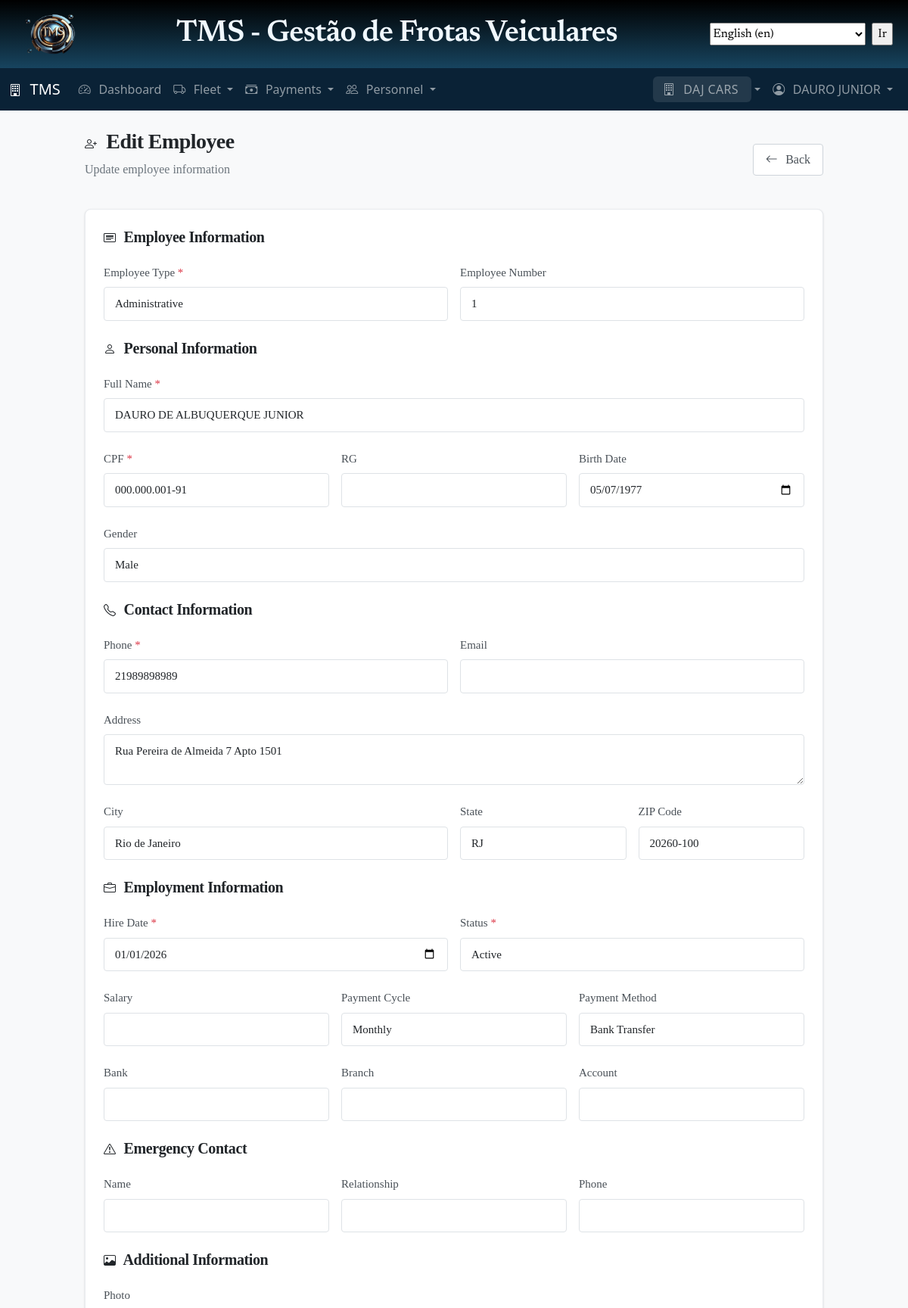
/personnel/employees/52d6a453-d47b-4cdf-8625-ae4e27cad888/edit/ (signed in, upper part), run on an earlier commit of the app's database.
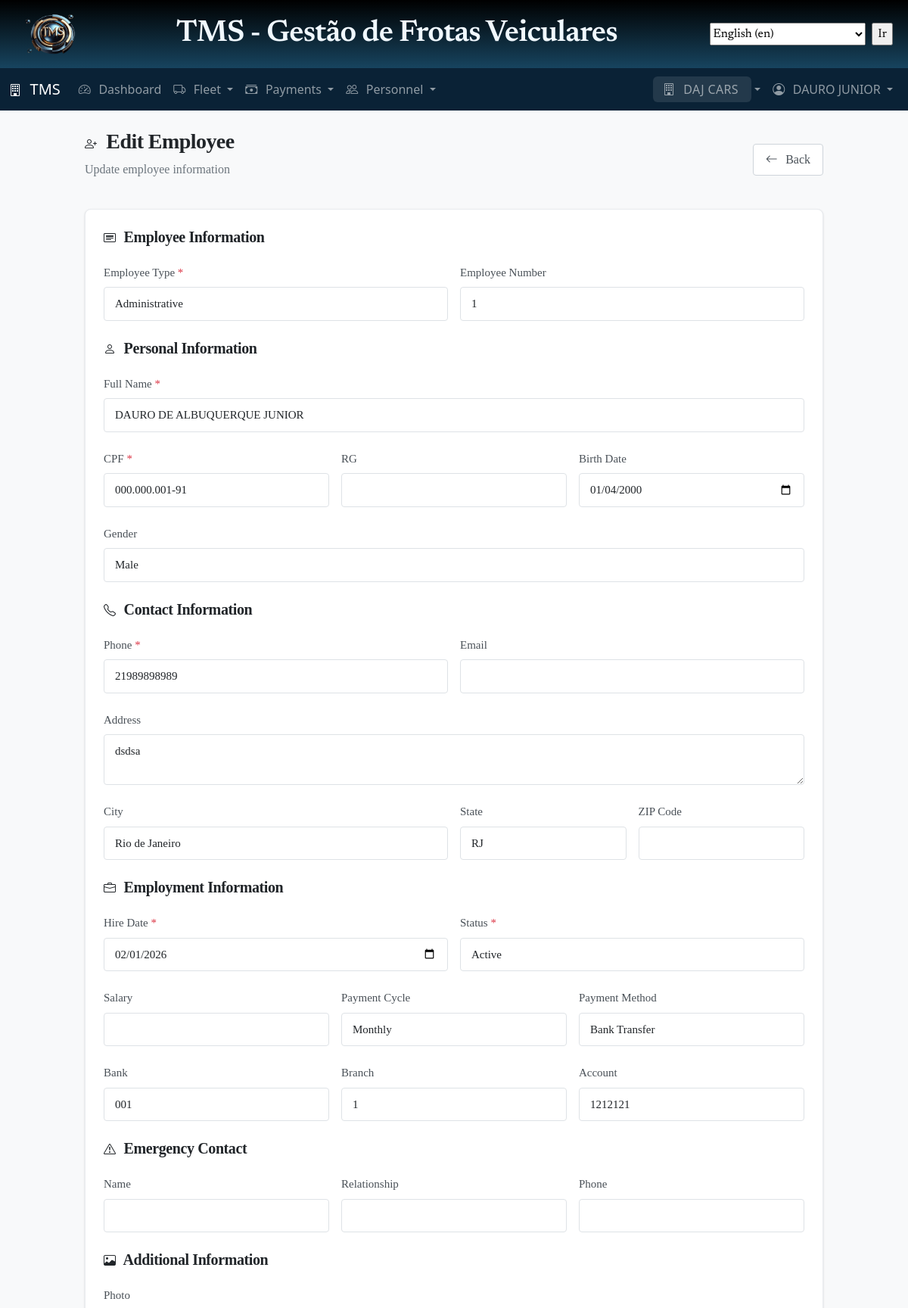
And on a later commit of the database.
### personnel/models.py (models this page shows, shortened)
class Employee(TenantAwareModel):
    EMPLOYEE_TYPE_CHOICES = [
        ("driver", _("Driver")),
        ("security", _("Security Guard")),
        ("mechanic", _("Mechanic")),
        ("admin", _("Administrative")),
        ("helper", _("Helper")),
        ("other", _("Other")),
    ]
    STATUS_CHOICES = [
        ("active", _("Active")),
        ("on_leave", _("On Leave")),
        ("vacation", _("Vacation")),
        ("suspended", _("Suspended")),
        ("terminated", _("Terminated")),
    ]
    employee_type = models.CharField(
        max_length=20, choices=EMPLOYEE_TYPE_CHOICES, help_text=_("Type of employee")
    )
    full_name = models.CharField(max_length=200)
    cpf = models.CharField(
        max_length=14,
        unique=True,
        validators=[
            RegexValidator(
                r"^\d{3}\.\d{3}\.\d{3}-\d{2}$", "Enter a valid CPF (000.000.000-00)"
            )
        ],
        help_text=_("CPF number"),
    )
    rg = models.CharField(max_length=20, blank=True, help_text=_("RG (Identity card)"))
    birth_date = models.DateField(verbose_name=_('Date of Birth'))
    gender = models.CharField(
        max_length=10,
        choices=[
            ("male", _("Male")),
            ("female", _("Female")),
            ("other", _("Other")),
        ],
        blank=True,
    )
    phone = models.CharField(max_length=20)
    email = models.EmailField(blank=True)
    address = models.TextField()
    city = models.CharField(max_length=100, blank=True)
    state = models.CharField(max_length=2, blank=True)
    zip_code = models.CharField(max_length=10, blank=True)
    employee_number = models.CharField(
        max_length=20, unique=True, help_text=_("Internal employee ID/number")
    )
    hire_date = models.DateField()
    termination_date = models.DateField(blank=True, null=True)
    status = models.CharField(max_length=20, choices=STATUS_CHOICES, default="active")
    salary = models.DecimalField(
        max_digits=10,
        decimal_places=2,
        blank=True,
        null=True,
        help_text=_("Monthly salary"),
    )
    payment_cycle = models.CharField(
        max_length=20,
        choices=[
            ("monthly", _("Monthly")),
            ("hourly", _("Hourly")),
            ("daily", _("Daily")),
            ("commission", _("Commission")),
        ],
        default="monthly",
        blank=True,
        null=True,
    )
    payment_method = models.CharField(
        max_length=20,
        choices=[
            ("bank_transfer", _("Bank Transfer")),
            ('cash', _('Cash')),
            ('check', _('Check')),
            ('other', _('Other'))
        ],
        default="bank_transfer",
        verbose_name=_("Payment Method"),
        blank=True,
        null=True,
    )
    bank_name = models.CharField(max_length=100, blank=True)
    bank_branch = models.CharField(max_length=10, blank=True)
    bank_account = models.CharField(max_length=20, blank=True)
    emergency_contact_name = models.CharField(max_length=200, blank=True)
    emergency_contact_relationship = models.CharField(max_length=50, blank=True)
    emergency_contact_phone = models.CharField(max_length=20, blank=True)
    photo = models.ImageField(
        upload_to="personnel/photos/",
        blank=True,
        null=True,
        help_text=_("Employee photo"),
    )
    notes = models.TextField(blank=True)
    class Meta:
        ordering = ["full_name"]
        verbose_name = _("Employee")
        verbose_name_plural = _("Employees")
        indexes = [
            models.Index(fields=["tenant", "status"]),
            models.Index(fields=["tenant", "employee_type"]),
            models.Index(fields=["cpf"]),
            models.Index(fields=["employee_number"]),
            models.Index(fields=["full_name"]),  # Adicionado para ordering
        ]

### personnel/views.py (the view, shortened to what this page needs)
class EmployeeUpdateView(TenantAdminRequiredMixin, TenantAwareUpdateView):
    model = Employee
    form_class = EmployeeForm
    template_name = "personnel/employee_form.html"
    success_url = reverse_lazy("personnel:employee_list")

### accounts/models.py (called while the page is built)
    def get_tenants(self):
        return Tenant.objects.filter(
            members__user=self,
            members__is_active=True,
            is_active=True
        ).distinct()

    def has_tenant_permission(self, tenant, permission=None):
        if self.is_superuser:
            return True
        try:
            membership = self.tenant_memberships.get(tenant=tenant, is_active=True)
            if permission:
                return permission in membership.get_permissions()
            return True
        except TenantUser.DoesNotExist:
            return False

### core/mixins.py (called while the page is built)
    def dispatch(self, request, *args, **kwargs):
        if not hasattr(request, "tenant") or not request.tenant:
            messages.warning(request, self.tenant_required_message)
            return redirect("tenants:select")
        return super().dispatch(request, *args, **kwargs)

    def get_queryset(self):
        queryset = super().get_queryset()
        if hasattr(self.request, "tenant") and self.request.tenant:
            if hasattr(queryset.model, "tenant"):
                queryset = queryset.filter(tenant=self.request.tenant)
        return queryset

### templates/personnel/employee_form.html (shortened to what the changed rows need)
{% extends 'base.html' %}
{% load static i18n l10n %}
{% block content %}
<div class="container mt-4">
  <div class="row justify-content-center">
    <div class="col-lg-10">
      <div class="d-flex justify-content-between align-items-center mb-4">
        <div>
          <h2>
            <i class="bi bi-person-plus"></i>
            {% if object %}
            {% translate "Edit Employee" %}
            {% else %}
            {% translate "Add New Employee" %}
            {% endif %}
          </h2>
        </div>
      </div>
      <div class="card shadow-sm">
        <div class="card-body p-4">
          <form method="post" enctype="multipart/form-data" novalidate>
            <div class="row g-3 mb-4">
              <div class="col-md-6">
                <label for="{{ form.employee_type.id_for_label }}" class="form-label">
                  {% translate "Employee Type" %} <span class="text-danger">*</span>
                </label>
                {{ form.employee_type }}
              </div>
              <div class="col-md-6">
                <label for="{{ form.employee_number.id_for_label }}" class="form-label">
                  {% translate "Employee Number" %}
                </label>
                {{ form.employee_number }}
              </div>
            </div>
            <div class="row g-3 mb-4">
              <div class="col-md-12">
                <label for="{{ form.full_name.id_for_label }}" class="form-label">
                  {% translate "Full Name" %} <span class="text-danger">*</span>
                </label>
                {{ form.full_name }}
              </div>
              <div class="col-md-4">
                <label for="{{ form.cpf.id_for_label }}" class="form-label">
                  {% translate "CPF" %} <span class="text-danger">*</span>
                </label>
                {{ form.cpf }}
              </div>
              <div class="col-md-4">
                <label for="{{ form.rg.id_for_label }}" class="form-label">
                  {% translate "RG" %}
                </label>
                {{ form.rg }}
              </div>
              <div class="col-md-4">
                <label for="{{ form.birth_date.id_for_label }}" class="form-label">
                  {% translate "Birth Date" %}
                </label>
                {{ form.birth_date }}
              </div>
              <div class="col-md-12">
                <label for="{{ form.gender.id_for_label }}" class="form-label">
                  {% translate "Gender" %}
                </label>
                {{ form.gender }}
              </div>
            </div>
            <div class="row g-3 mb-4">
              <div class="col-md-6">
                <label for="{{ form.phone.id_for_label }}" class="form-label">
                  {% translate "Phone" %} <span class="text-danger">*</span>
                </label>
                {{ form.phone }}
              </div>
              <div class="col-md-6">
                <label for="{{ form.email.id_for_label }}" class="form-label">
                  {% translate "Email" %}
                </label>
                {{ form.email }}
              </div>
              <div class="col-md-12">
                <label for="{{ form.address.id_for_label }}" class="form-label">
                  {% translate "Address" %}
                </label>
                {{ form.address }}
              </div>
              <div class="col-md-6">
                <label for="{{ form.city.id_for_label }}" class="form-label">
                  {% translate "City" %}
                </label>
                {{ form.city }}
              </div>
              <div class="col-md-3">
                <label for="{{ form.state.id_for_label }}" class="form-label">
                  {% translate "State" %}
                </label>
                {{ form.state }}
              </div>
              <div class="col-md-3">
                <label for="{{ form.zip_code.id_for_label }}" class="form-label">
                  {% translate "ZIP Code" %}
                </label>
                {{ form.zip_code }}
              </div>
            </div>
            <div class="row g-3 mb-4">
              <div class="col-md-6">
                <label for="{{ form.hire_date.id_for_label }}" class="form-label">
                  {% translate "Hire Date" %} <span class="text-danger">*</span>
                </label>
                {{ form.hire_date }}
              </div>
              <div class="col-md-6">
                <label for="{{ form.status.id_for_label }}" class="form-label">
                  {% translate "Status" %} <span class="text-danger">*</span>
                </label>
                {{ form.status }}
              </div>
              <div class="col-md-4">
                <label for="{{ form.salary.id_for_label }}" class="form-label">
                  {% translate "Salary" %}
                </label>
                {{ form.salary }}
              </div>
              <div class="col-md-4">
                <label for="{{ form.payment_cycle.id_for_label }}" class="form-label">
                  {% translate "Payment Cycle" %}
                </label>
                {{ form.payment_cycle }}
              </div>
              <div class="col-md-4">
                <label for="{{ form.payment_method.id_for_label }}" class="form-label">
                  {% translate "Payment Method" %}
                </label>
                {{ form.payment_method }}
              </div>
              <div class="col-md-4">
                <label for="{{ form.bank_name.id_for_label }}" class="form-label">
                  {% translate "Bank" %}
                </label>
                {{ form.bank_name }}
              </div>
              <div class="col-md-4">
                <label for="{{ form.bank_branch.id_for_label }}" class="form-label">
                  {% translate "Branch" %}
                </label>
                {{ form.bank_branch }}
              </div>
              <div class="col-md-4">
                <label for="{{ form.bank_account.id_for_label }}" class="form-label">
                  {% translate "Account" %}
                </label>
                {{ form.bank_account }}
              </div>
            </div>
            <div class="row g-3 mb-4">
              <div class="col-md-4">
                <label for="{{ form.emergency_contact_name.id_for_label }}" class="form-label">
                  {% translate "Name" %}
                </label>
                {{ form.emergency_contact_name }}
              </div>
              <div class="col-md-4">
                <label for="{{ form.emergency_contact_relationship.id_for_label }}" class="form-label">
                  {% translate "Relationship" %}
                </label>
                {{ form.emergency_contact_relationship }}
              </div>
              <div class="col-md-4">
                <label for="{{ form.emergency_contact_phone.id_for_label }}" class="form-label">
                  {% translate "Phone" %}
                </label>
                {{ form.emergency_contact_phone }}
              </div>
            </div>
          </form>
        </div>
      </div>
    </div>
  </div>
</div>
{% endblock %}

What changed in the data, as far as the page shows it:
changed Employee "Administrative": birth_date "05/07/1977" → "01/04/2000"; address "Rua Pereira de Almeida 7 Apto 1501" → "dsdsa"; zip_code "20260-100" → (not shown); hire_date "01/01/2026" → "02/01/2026"; bank_name (not shown) → "001"; bank_branch (not shown) → "1"; bank_account (not shown) → "1212121"
